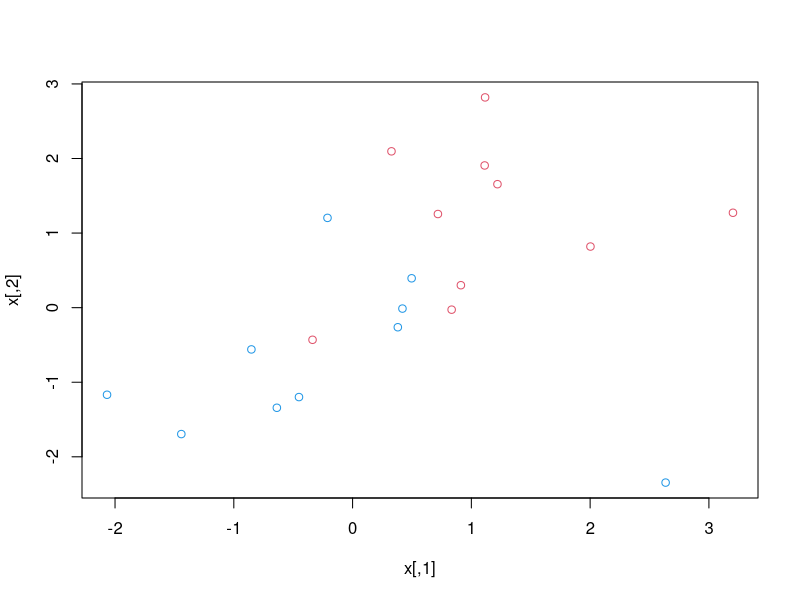
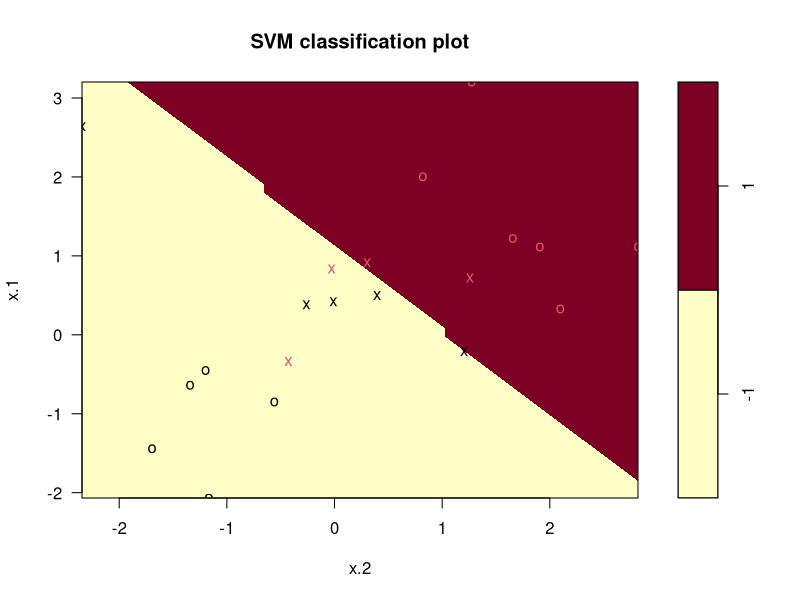

The R source for these figures, in order:
# Heart <- read.csv('https://web.stanford.edu/~hastie/ElemStatLearn/datasets/SAheart.data', header = TRUE, stringsAsFactors = TRUE)
# library(e1071)
# 
# Heart$famhist = ifelse(Heart$famhist == "Absent", 0 ,1)
# 
# randomnumbers <- runif(nrow(Heart))
# Heart <- Heart[order(randomnumbers),]
# Heart <- Heart[,c(2:ncol(Heart))]
# Heart$chd <- as.factor(Heart$chd)
# 
# 
# HeartLabels = Heart[,ncol(Heart)]
# TestTrain <- sort(sample(nrow(Heart), nrow(Heart)*0.70))
# Heart.train <- Heart[TestTrain,]
# Heart.test <- Heart[-TestTrain,]
# HeartLabelsTrain <- HeartLabels[TestTrain]
# HeartLabelsTest <- HeartLabels[-TestTrain]
# svm.Heart <- svm(chd~., data = Heart, kernel = "linear", cost = 10, scale = FALSE)
# svm.Heart
# plot(x = svm.Heart,)


library(e1071)
x = matrix(rnorm(20*2), ncol = 2)
y = c(rep(-1,10), rep(1,10))
x[y == 1,] = x[y==1,] + 1
plot(x, col = (3-y))

dat = data.frame(x = x, y = as.factor(y))
svmfit = svm(y~., data = dat, kernel = "linear", cost = 10, scale = FALSE)
plot(svmfit, dat)
svmfit$index
summary(svmfit)
